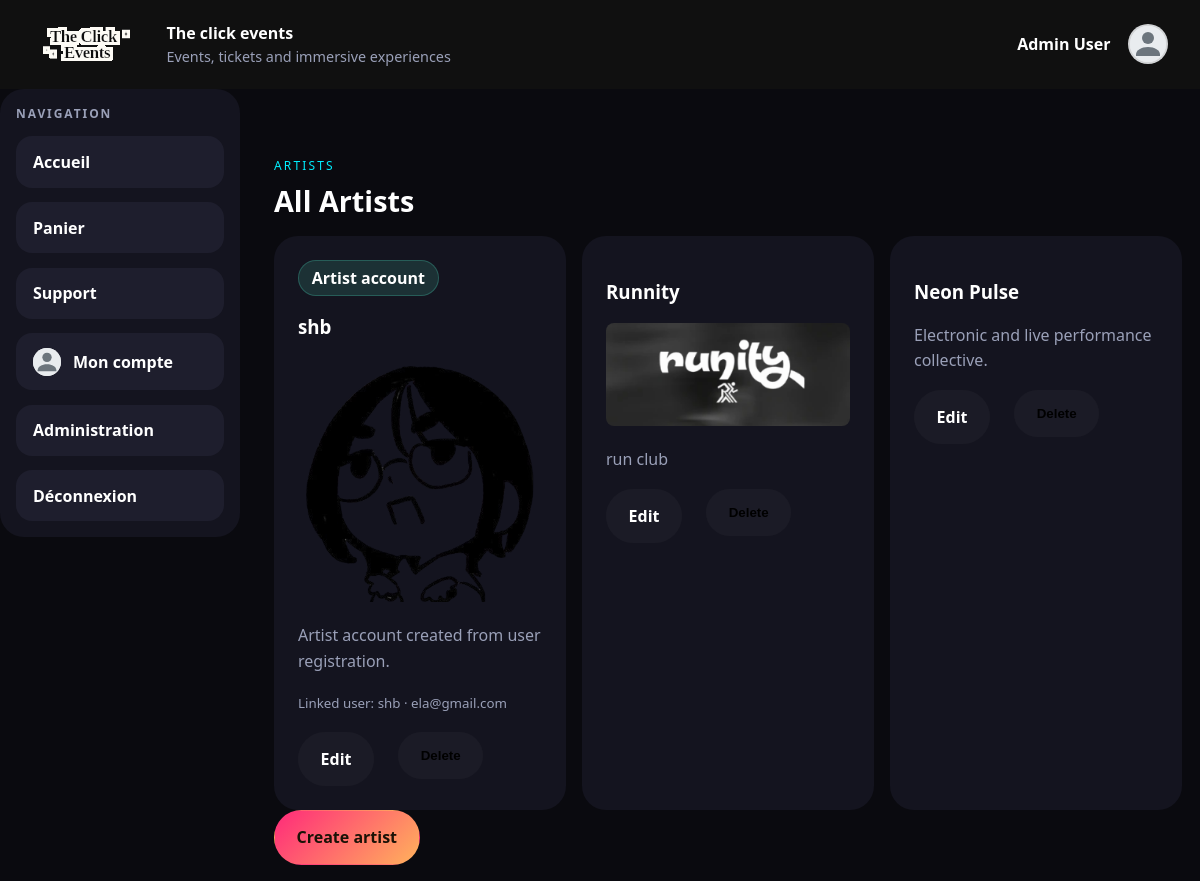
Page /artists (signed in) on the earlier database version.
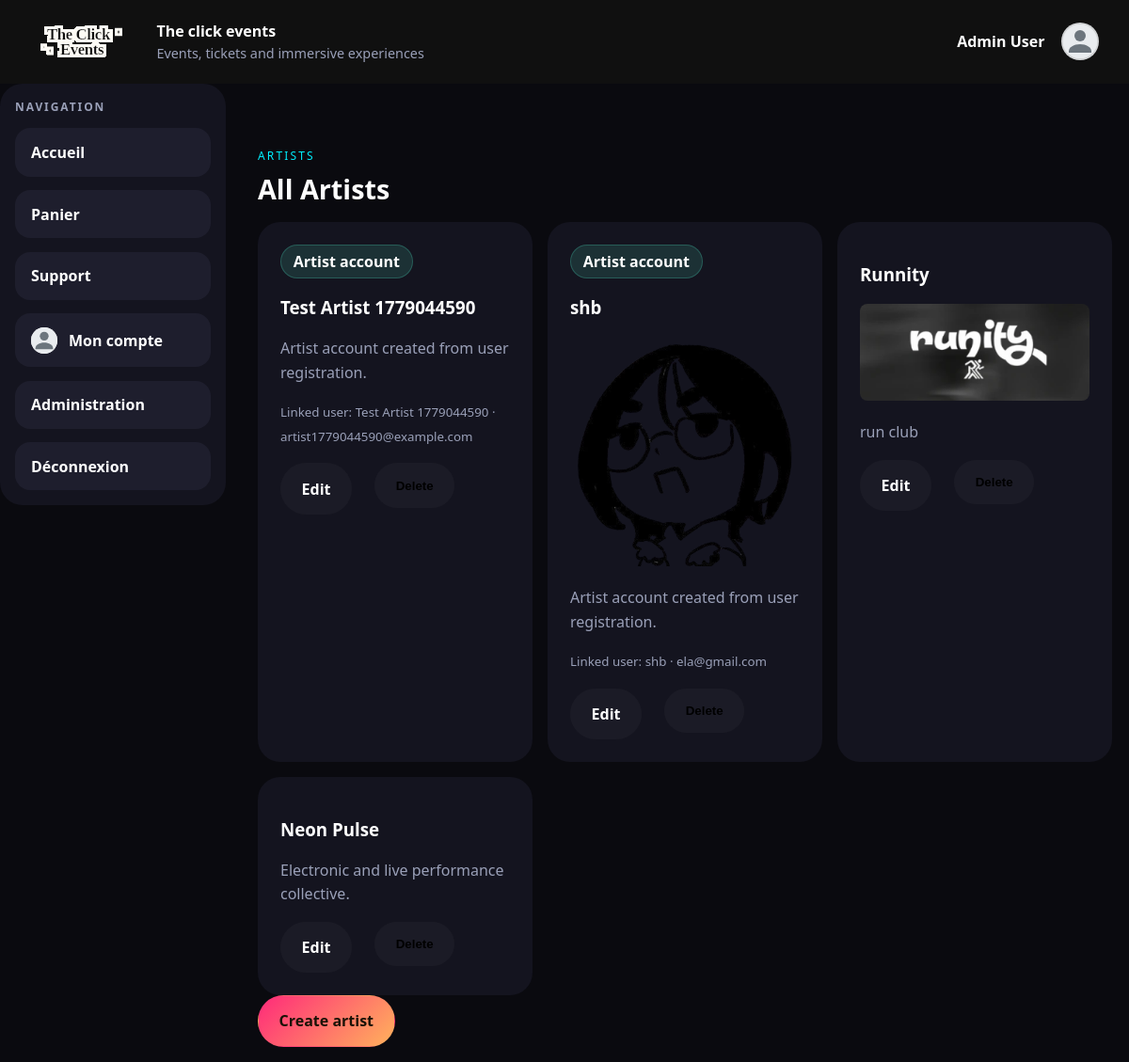
Same page on the later database version.
### tables this page shows
CREATE TABLE artists (
    id INTEGER PRIMARY KEY AUTOINCREMENT,
    name TEXT NOT NULL,
    slug TEXT NOT NULL UNIQUE,
    description TEXT NOT NULL,
    image_path TEXT DEFAULT NULL,
    created_at TEXT DEFAULT CURRENT_TIMESTAMP
, user_id INTEGER DEFAULT NULL);

### config/bootstrap.php (called while the page is built, shortened)
<?php
spl_autoload_register(static function (string $class): void {
    $prefix = 'App\\';
    $relativeClass = substr($class, strlen($prefix));
    $candidates = [
        APP_PATH . '/' . str_replace('\\', '/', $relativeClass) . '.php',
        CONFIG_PATH . '/' . str_replace('Config\\', '', $relativeClass) . '.php',
    ];
    foreach ($candidates as $file) {
        if (is_file($file)) {
            return;
        }
    }
});
function view(string $template, array $data = []): void
{
    require VIEW_PATH . '/layouts/main.php';
}
function current_user(): ?array
{
    return $_SESSION['user'] ?? null;
}
function is_authenticated(): bool
{
    return current_user() !== null;
}
function is_admin(): bool
{
    $user = current_user();
    return ($user['role'] ?? 'user') === 'admin';
}
function e(?string $value): string
{
    return htmlspecialchars($value ?? '', ENT_QUOTES, 'UTF-8');
}
function avatar_url(?string $path = null): string
{
    $defaultAvatar = '/images/default-avatar.svg';
    $normalizedPath = str_replace('\\', '/', $path);
    $normalizedPath = preg_replace('#^/public/#', '/', $normalizedPath);
    $filesystemPath = PUBLIC_PATH . $normalizedPath;
    if (!is_file($filesystemPath)) {
        return $defaultAvatar;
    }
    return $normalizedPath;
}

### app/core/Controller.php (called while the page is built, shortened)
<?php
abstract class Controller
{
    protected function render(string $template, array $data = []): void
    {
        view($template, $data);
    }
}

### app/controllers/ArtistController.php (called while the page is built, shortened)
<?php
final class ArtistController extends Controller
{
    public function index(): void
    {
        $artists = (new Artist())->all();
        $this->render('artist/index', [
            'artists' => $artists,
        ]);
    }
}

### config/Database.php (called while the page is built, shortened)
<?php
final class Database
{
    private static ?PDO $instance = null;
    public static function connection(): PDO
    {
        $driver = strtolower((string) ($_ENV['DB_DRIVER'] ?? 'sqlite'));
        $sqliteFile = dirname(__DIR__) . '/data/phpjs.sqlite';
        $sqliteDir = dirname($sqliteFile);
        $dsn = 'sqlite:' . $sqliteFile;
        try {
            self::$instance = new PDO($dsn, null, null, [
                PDO::ATTR_ERRMODE => PDO::ERRMODE_EXCEPTION,
                PDO::ATTR_DEFAULT_FETCH_MODE => PDO::FETCH_ASSOC,
            ]);
            self::$instance->exec('PRAGMA foreign_keys = ON');
            self::migrateSqlite(self::$instance);
            $row = self::$instance->query('SELECT COUNT(*) AS count FROM users')->fetch();
        } catch (PDOException $exception) {
            throw new RuntimeException('SQLite connection failed: ' . $exception->getMessage(), 0, $exception);
        }
        return self::$instance;
    }
    private static function migrateSqlite(PDO $pdo): void
    {
        self::ensureColumn($pdo, 'artists', 'user_id', 'INTEGER DEFAULT NULL');
        self::ensureColumn($pdo, 'events', 'category', "TEXT NOT NULL DEFAULT 'concert'");
        self::ensureUniqueIndex($pdo, 'artists', 'user_id');
        self::ensureCartItemsTable($pdo);
    }
    private static function ensureCartItemsTable(PDO $pdo): void
    {
        $columns = $pdo->query('PRAGMA table_info(cart_items)')->fetchAll();
        if ($columns !== false && count($columns) > 0) {
            return;
        }
    }
    private static function ensureColumn(PDO $pdo, string $table, string $column, string $definition): void
    {
        $columns = $pdo->query('PRAGMA table_info(' . $table . ')')->fetchAll();
        foreach ($columns as $existingColumn) {
            if (($existingColumn['name'] ?? null) === $column) {
                return;
            }
        }
    }
    private static function ensureUniqueIndex(PDO $pdo, string $table, string $column): void
    {
        $indexName = $table . '_' . $column . '_unique_idx';
        $indexes = $pdo->query('PRAGMA index_list(' . $table . ')')->fetchAll();
        foreach ($indexes as $index) {
            if (($index['name'] ?? null) === $indexName) {
                return;
            }
        }
    }
}

### app/models/BaseModel.php (called while the page is built, shortened)
<?php
abstract class BaseModel
{
    protected PDO $db;
    public function __construct()
    {
        $this->db = Database::connection();
    }
    protected function fetchAll(string $sql, array $params = []): array
    {
        $statement = $this->db->prepare($sql);
        $statement->execute($params);
        return $statement->fetchAll();
    }
}

### app/models/Artist.php (called while the page is built, shortened)
<?php
final class Artist extends BaseModel
{
    public function all(): array
    {
        return $this->fetchAll(
            'SELECT artists.*, users.full_name AS user_full_name, users.email AS user_email, users.profile_picture_path AS user_profile_picture_path
             FROM artists
             LEFT JOIN users ON users.id = artists.user_id
             ORDER BY artists.created_at DESC'
        );
    }
}

### app/views/artist/index.php (the view, shortened to what this page needs)
<section>
    <div class="section-heading">
        <span>Artists</span>
        <h2>All Artists</h2>
    </div>
    <div class="cards">
        <?php foreach ($artists as $artist): ?>
            <article class="card">
                <?php if (!empty($artist['user_email'])): ?>
                    <span class="feed-pill">Artist account</span>
                <?php endif; ?>
                <h3><?= e($artist['name']) ?></h3>
                <?php if (!empty($artist['image_path'])): ?>
                    <img src="<?= e($artist['image_path']) ?>" alt="<?= e($artist['name']) ?>" style="max-width:100%;border-radius:8px;">
                <?php endif; ?>
                <p><?= e($artist['description']) ?></p>
                <?php if (!empty($artist['user_email'])): ?>
                    <p><small>Linked user: <?= e($artist['user_full_name'] ?? $artist['name']) ?> · <?= e($artist['user_email']) ?></small></p>
                <?php endif; ?>
                <?php if (is_admin()): ?>
                    <div class="hero-actions" style="margin-top:0.5rem;">
                        <a class="button button-secondary" href="/artists/edit?id=<?= e((string) $artist['id']) ?>">Edit</a>
                        <form method="post" action="/artists/delete" style="display:inline-block;margin-left:0.5rem;">
                            <button class="button button-secondary" type="submit">Delete</button>
                        </form>
                    </div>
                <?php endif; ?>
            </article>
        <?php endforeach; ?>
    </div>
    <?php if (is_admin()): ?>
        <a class="button button-primary" href="/artists/create">Create artist</a>
    <?php endif; ?>
</section>

### public/index.php (shortened to what this page needs)
<?php
require dirname(__DIR__) . '/config/bootstrap.php';
$uri = parse_url($_SERVER['REQUEST_URI'] ?? '/', PHP_URL_PATH) ?: '/';
$uri = rtrim($uri, '/') ?: '/';
switch ($uri) {
    case '/artists':
        (new ArtistController())->index();
        break;
}

### app/views/layouts/main.php (shortened to what this page needs)
<!doctype html>
<html lang="fr">
<head>
    <link rel="stylesheet" href="/css/style.css">
</head>
<body>
    <header class="topbar">
        <div class="brand">
            <img src="/images/logo.svg" alt="The click events" class="brand-logo">
            <div>
                <strong>The click events</strong>
                <p>Events, tickets and immersive experiences</p>
            </div>
        </div>
        <?php if (is_authenticated()): ?>
            <div style="display: flex; align-items: center; gap: 0.75rem;">
                <a href="/dashboard" style="display: flex; align-items: center; gap: 0.75rem; text-decoration: none; color: inherit;">
                    <strong><?= e($_SESSION['user']['full_name']) ?></strong>
                    <img src="<?= e(avatar_url($_SESSION['user']['profile_picture_path'] ?? null)) ?>" alt="Avatar" class="nav-avatar" onerror="this.src='/images/default-avatar.svg'">
                </a>
            </div>
        <?php endif; ?>
    </header>
    <?php $layoutSidebar = $layoutSidebar ?? true; ?>
    <?php if ($layoutSidebar): ?>
        <div class="app-shell">
            <aside class="app-sidebar">
                <?php require VIEW_PATH . '/partials/navigation.php'; ?>
            </aside>
            <main class="app-main">
                <?php require $viewFile; ?>
            </main>
        </div>
    <?php else: ?>
        <main>
            <?php require $viewFile; ?>
        </main>
    <?php endif; ?>
</body>
</html>

### app/views/partials/navigation.php (shortened to what this page needs)
<?php
$currentPath = parse_url($_SERVER['REQUEST_URI'] ?? '/', PHP_URL_PATH) ?: '/';
$currentPath = rtrim($currentPath, '/') ?: '/';
$navItemClass = static fn(string $path): string => $currentPath === $path ? 'home-menu-item is-active' : 'home-menu-item';
?>
<div class="home-panel home-menu-panel">
    <div class="home-menu-title">Navigation</div>
    <a class="<?= $navItemClass('/') ?>" href="/">Accueil</a>
    <?php if (!is_authenticated()): ?>
        <a class="<?= $navItemClass('/contact') ?>" href="/contact">Support</a>
        <a class="<?= $navItemClass('/login') ?>" href="/login">Connexion</a>
    <?php else: ?>
        <a class="<?= $navItemClass('/cart') ?>" href="/cart">Panier</a>
        <a class="<?= $navItemClass('/contact') ?>" href="/contact">Support</a>
        <a class="<?= $navItemClass('/dashboard') ?>" href="/dashboard" style="display: flex; align-items: center; gap: 0.75rem;">
            <img src="<?= e(avatar_url($_SESSION['user']['profile_picture_path'] ?? null)) ?>" alt="Avatar" class="nav-avatar" style="margin:0; width:28px; height:28px; border:none;" onerror="this.src='/images/default-avatar.svg'">
            Mon compte
        </a>
        <?php if (is_admin()): ?>
            <a class="<?= $navItemClass('/admin') ?>" href="/admin">Administration</a>
        <?php endif; ?>
        <a class="home-menu-item" href="/logout" data-confirm="Voulez-vous vraiment vous déconnecter ?">Déconnexion</a>
    <?php endif; ?>
</div>

### public/css/style.css (style rules this page uses)
:root { --bg: #0a0a0f; --panel: #14141f; --panel-2: #1e1e2d; --text: #ffffff; --muted: #9aa0b8; --accent: #ff2a7a; --accent-2: #00f0ff; --border: transparent; }
* { box-sizing: border-box; }
body { margin: 0; font-family: "Segoe UI", "Helvetica Neue", Arial, sans-serif; background: var(--bg); color: var(--text); }
a { color: inherit; text-decoration: none; }
.topbar { display: flex; justify-content: space-between; align-items: center; padding: 1.25rem 2rem; border-bottom: 1px solid var(--border); backdrop-filter: blur(14px); background: rgba(18, 18, 18, 0.88); position: sticky; top: 0; z-index: 10; }
.brand { display: flex; gap: 0.9rem; align-items: center; }
.brand-logo { width: auto; height: 3rem; display: block; }
.brand p { margin: 0.2rem 0 0; color: var(--muted); font-size: 0.9rem; }
main { width: 100%; max-width: none; margin: 0 auto; padding: 1rem clamp(0.75rem, 1.5vw, 1.25rem); }
.app-shell { display: grid; grid-template-columns: 240px minmax(0, 1fr); gap: 1rem; width: 100%; min-height: calc(100vh - 6.5rem); }
.app-sidebar { position: sticky; top: 1rem; align-self: start; max-height: calc(100vh - 7.5rem); overflow: auto; }
.app-main { min-width: 0; }
.home-panel { padding: 1rem; border-radius: 1.5rem; background: var(--panel); border: none; box-shadow: none; flex-shrink: 0; }
.home-brand-row p, .home-menu-title, .home-download-panel p, .home-side-card small, .home-place-card small, .home-feed-author span, .home-feed-title-row span { color: var(--muted); }
.home-menu-panel, .home-download-panel, .home-trend-panel, .home-places-panel { display: grid; gap: 0.9rem; }
.home-menu-title { text-transform: uppercase; letter-spacing: 0.16em; font-size: 0.75rem; font-weight: 700; }
.home-menu-item { display: flex; align-items: center; min-height: 48px; padding: 0.85rem 1rem; border-radius: 1rem; background: var(--panel-2); border: 1px solid transparent; color: var(--text); font-weight: 700; }
.hero-copy, .hero-panel, .card { background: var(--panel); border: none; border-radius: 1.5rem; box-shadow: none; }
.eyebrow, .section-heading span, .stats-card span { text-transform: uppercase; letter-spacing: 0.18em; color: var(--accent-2); font-size: 0.75rem; }
.hero p, .card p { color: var(--muted); line-height: 1.6; }
.hero-actions { display: flex; gap: 1rem; margin-top: 1.8rem; flex-wrap: wrap; }
.button { display: inline-flex; align-items: center; justify-content: center; padding: 0.95rem 1.35rem; border-radius: 999px; border: 1px solid transparent; font-weight: 700; }
.button-primary { background: linear-gradient(135deg, var(--accent), #ffb25c); color: #1a1206; }
.button-secondary { border-color: var(--border); background: rgba(255, 255, 255, 0.03); }
.section-heading { margin: 3rem 0 1rem; }
.section-heading h2 { margin: 0.4rem 0 0; font-size: 1.8rem; }
.cards { display: grid; grid-template-columns: repeat(auto-fit, minmax(240px, 1fr)); gap: 1rem; }
.feed-chip, .feed-pill { display: inline-flex; align-items: center; justify-content: center; min-height: 2rem; padding: 0.35rem 0.8rem; border-radius: 999px; background: rgba(77, 225, 193, 0.14); border: 1px solid rgba(77, 225, 193, 0.25); color: var(--text); font-weight: 700; }
.hero-actions form { margin: 0; }
.card { padding: 1.5rem; }
.card, .auth-card, .cart-item, .hero-copy, .hero-panel { transition: transform 180ms ease, border-color 180ms ease, box-shadow 180ms ease, background 180ms ease; }
.nav-avatar { width: 40px; height: 40px; object-fit: cover; border-radius: 50%; margin-left: 0.35rem; border: 2px solid rgba(21, 32, 51, 0.12); background: rgba(255, 255, 255, 0.92); vertical-align: middle; }

Differences in the rows shown:
added artists: shows "Artist account", name "Test Artist 1779044590", description "Artist account created from user registration.", user_full_name "Test Artist 1779044590", user_email "artist1779044590@example.com"
